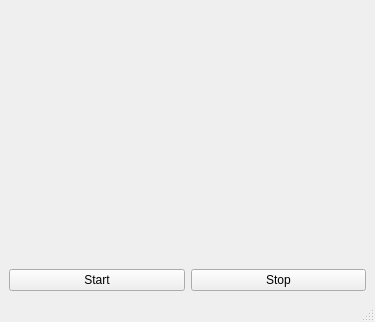
<?xml version="1.0" encoding="UTF-8"?>
<ui version="4.0">
 <class>MainWindow</class>
 <widget class="QMainWindow" name="MainWindow">
  <property name="geometry">
   <rect>
    <x>0</x>
    <y>0</y>
    <width>375</width>
    <height>322</height>
   </rect>
  </property>
  <property name="windowTitle">
   <string>MainWindow</string>
  </property>
  <widget class="QWidget" name="centralwidget">
   <layout class="QVBoxLayout" name="verticalLayout">
    <item>
     <widget class="QLabel" name="lblDateTime">
      <property name="font">
       <font>
        <pointsize>30</pointsize>
       </font>
      </property>
      <property name="text">
       <string/>
      </property>
     </widget>
    </item>
    <item>
     <widget class="QLabel" name="lblCounter">
      <property name="font">
       <font>
        <pointsize>30</pointsize>
       </font>
      </property>
      <property name="text">
       <string/>
      </property>
     </widget>
    </item>
    <item>
     <layout class="QHBoxLayout" name="horizontalLayout">
      <item>
       <widget class="QPushButton" name="btnStart">
        <property name="text">
         <string>Start</string>
        </property>
       </widget>
      </item>
      <item>
       <widget class="QPushButton" name="btnStop">
        <property name="text">
         <string>Stop</string>
        </property>
       </widget>
      </item>
     </layout>
    </item>
   </layout>
  </widget>
  <widget class="QMenuBar" name="menubar">
   <property name="geometry">
    <rect>
     <x>0</x>
     <y>0</y>
     <width>375</width>
     <height>26</height>
    </rect>
   </property>
  </widget>
  <widget class="QStatusBar" name="statusbar"/>
 </widget>
 <resources/>
 <connections/>
</ui>
